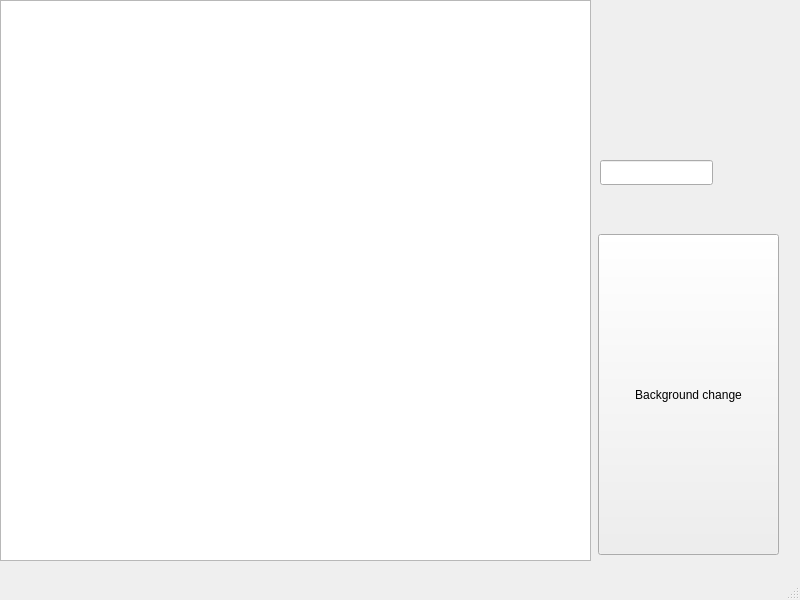
<?xml version="1.0" encoding="UTF-8"?>
<ui version="4.0">
 <class>MainWindow</class>
 <widget class="QMainWindow" name="MainWindow">
  <property name="geometry">
   <rect>
    <x>0</x>
    <y>0</y>
    <width>800</width>
    <height>600</height>
   </rect>
  </property>
  <property name="windowTitle">
   <string>MainWindow</string>
  </property>
  <widget class="QWidget" name="centralwidget">
   <widget class="QTableView" name="compTableView">
    <property name="geometry">
     <rect>
      <x>0</x>
      <y>0</y>
      <width>591</width>
      <height>561</height>
     </rect>
    </property>
   </widget>
   <widget class="QPushButton" name="changeBack_b">
    <property name="geometry">
     <rect>
      <x>598</x>
      <y>234</y>
      <width>181</width>
      <height>321</height>
     </rect>
    </property>
    <property name="text">
     <string>Background change</string>
    </property>
   </widget>
   <widget class="QLineEdit" name="lineEdit">
    <property name="geometry">
     <rect>
      <x>600</x>
      <y>160</y>
      <width>113</width>
      <height>25</height>
     </rect>
    </property>
   </widget>
  </widget>
  <widget class="QMenuBar" name="menubar">
   <property name="geometry">
    <rect>
     <x>0</x>
     <y>0</y>
     <width>800</width>
     <height>22</height>
    </rect>
   </property>
  </widget>
  <widget class="QStatusBar" name="statusbar"/>
 </widget>
 <resources/>
 <connections/>
</ui>
